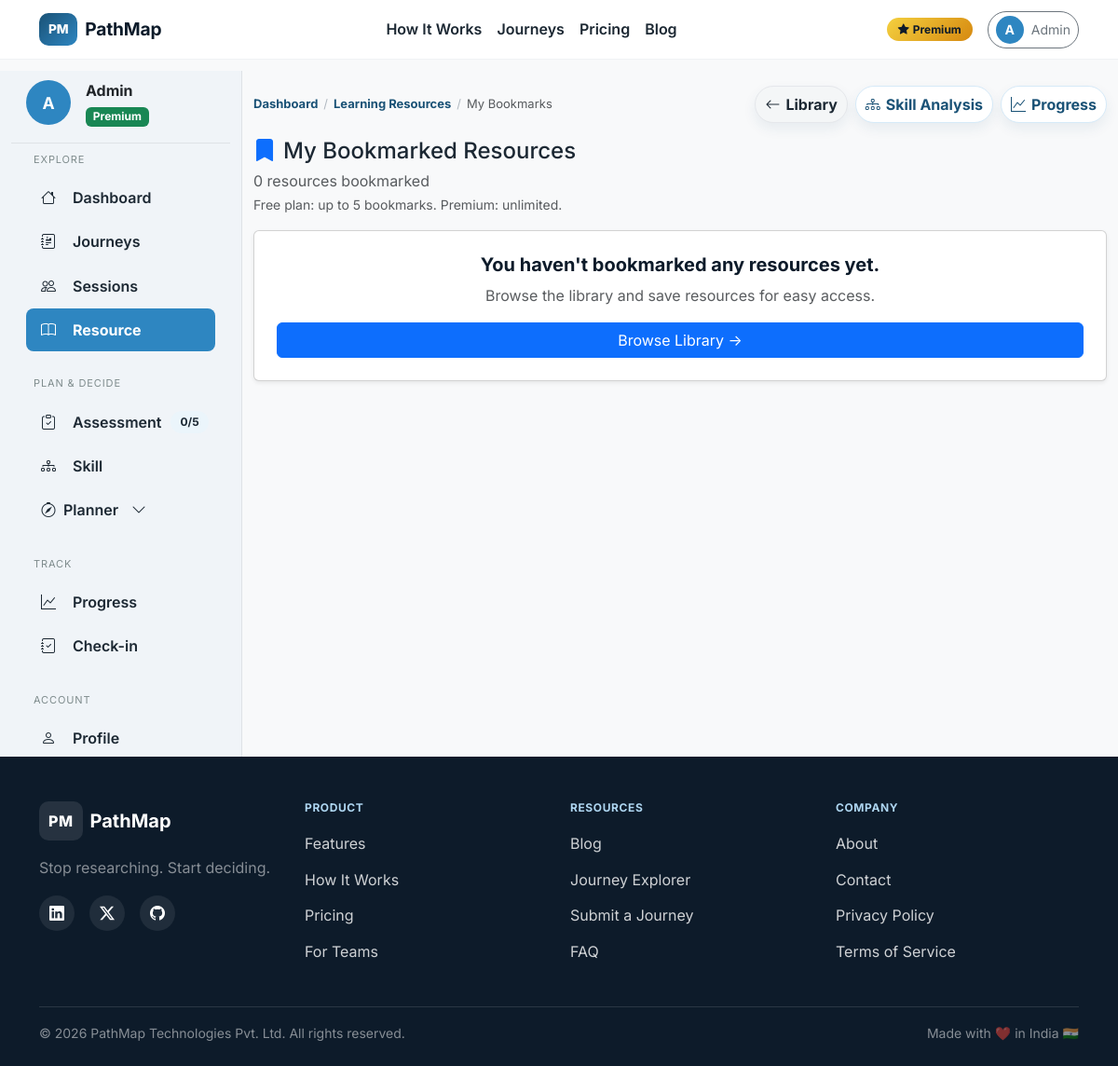
The page /resources/bookmarks (signed in) on the database its author committed.
### app/models/user.py (models this page shows, shortened)
class User(db.Model, UserMixin):
    __tablename__ = 'users'
    id = db.Column(db.Integer, primary_key=True)
    email = db.Column(db.String(255), unique=True, nullable=False, index=True)
    password_hash = db.Column(db.String(255), nullable=False)
    first_name = db.Column(db.String(100), nullable=True)
    created_at = db.Column(db.DateTime, default=datetime.utcnow, nullable=False)
    last_login = db.Column(db.DateTime, nullable=True)
    last_active = db.Column(db.DateTime, nullable=True)
    total_logins = db.Column(db.Integer, default=0, nullable=False)
    is_verified = db.Column(db.Boolean, default=False, nullable=False)
    is_premium = db.Column(db.Boolean, default=False, nullable=False)
    subscription_tier = db.Column(db.String(50), default='free', nullable=False)
    subscription_expires = db.Column(db.DateTime, nullable=True)
    razorpay_customer_id = db.Column(db.String(100), nullable=True)
    razorpay_subscription_id = db.Column(db.String(100), nullable=True)
    subscription_cancel_requested = db.Column(db.Boolean, default=False, nullable=False)
    onboarding_complete = db.Column(db.Boolean, default=False, nullable=False)
    current_role_id = db.Column(db.Integer, nullable=True)
    years_experience = db.Column(db.Integer, nullable=True)
    pivot_motivation = db.Column(db.String(300), nullable=True)
    profile_photo_url = db.Column(db.String(500), nullable=True)
    notification_preferences = db.Column(db.JSON, default=dict)
    is_admin = db.Column(db.Boolean, default=False, nullable=False)
    is_journey_provider = db.Column(db.Boolean, default=False, nullable=False)
    is_active = db.Column(db.Boolean, default=True, nullable=False)
    gdpr_deletion_requested = db.Column(db.Boolean, default=False, nullable=False)
    gdpr_deletion_requested_at = db.Column(db.DateTime, nullable=True)
    @property
    def display_name(self):
        if self.first_name:
            return self.first_name
        return self.email.split('@')[0].capitalize()

### app/routes/resources.py (the view)
@resources_bp.route('/bookmarks', methods=['GET'], endpoint='my_bookmarks')
@login_required
def my_bookmarks():
    bookmarks = (
        ResourceBookmark.query
        .options(joinedload(ResourceBookmark.resource).joinedload(LearningResource.skill))
        .filter_by(user_id=current_user.id)
        .order_by(ResourceBookmark.bookmarked_at.desc())
        .all()
    )
    return render_template('resources/bookmarks.html', bookmarks=bookmarks, is_premium=current_user.is_premium)

### app/templates/resources/bookmarks.html (shortened to what this page needs)
{% extends 'dashboard_base.html' %}
{% block breadcrumb %}
<nav class="breadcrumb-nav" aria-label="Breadcrumb">
  <a class="breadcrumb-link" href="{{ url_for('dashboard.main_dashboard') }}">Dashboard</a>
  <span class="breadcrumb-sep">/</span>
  <a class="breadcrumb-link" href="{{ url_for('resources.library') }}">Learning Resources</a>
  <span class="breadcrumb-sep">/</span>
  <span class="text-muted">My Bookmarks</span>
</nav>
{% endblock %}
{% block breadcrumb_actions %}
<div class="breadcrumb-actions">
  <a class="cta-chip secondary" href="{{ url_for('resources.library') }}"><i class="bi bi-arrow-left"></i> Library</a>
  <a class="cta-chip" href="{{ url_for('analysis.analysis_hub') }}"><i class="bi bi-diagram-3"></i> Skill Analysis</a>
  <a class="cta-chip" href="{{ url_for('progress.progress_dashboard') }}"><i class="bi bi-graph-up"></i> Progress</a>
</div>
{% endblock %}
{% block dashboard_content %}
<div class="d-flex align-items-center justify-content-between mb-3">
  <div>
    <h1 class="h4 mb-1"><i class="bi bi-bookmark-fill me-2 text-primary"></i>My Bookmarked Resources</h1>
    <div class="text-muted">{{ bookmarks|length }} resources bookmarked</div>
    <div class="text-muted small">Free plan: up to 5 bookmarks. Premium: unlimited.</div>
  </div>
</div>
{% if bookmarks %}
  <div class="list-group">
    {% for bookmark in bookmarks %}
      <div class="list-group-item d-flex align-items-start justify-content-between">
        <div>
          <div class="fw-bold">{{ bookmark.resource.title }}</div>
          <div class="text-muted small">{{ bookmark.resource.provider }} · {{ bookmark.resource.skill.name }}</div>
          <div class="d-flex flex-wrap gap-1 mt-2">
            <span class="badge text-dark format-badge {{ bookmark.resource.format|lower }}">{{ bookmark.resource.format|capitalize }}</span>
            <span class="badge text-dark cost-badge {% if bookmark.resource.cost_tier|lower == 'free' %}free{% elif bookmark.resource.cost_tier|lower == 'premium' %}premium-resource{% else %}low-cost{% endif %}">{{ bookmark.resource.cost_tier|capitalize }}</span>
            <span class="badge bg-light text-muted">~{{ bookmark.resource.estimated_hours }}h</span>
            <span class="text-muted small">Bookmarked {{ bookmark.bookmarked_at.strftime('%b %d, %Y') }}</span>
          </div>
        </div>
        <div class="d-flex flex-column gap-2 align-items-end">
          <a class="btn btn-sm btn-outline-primary" target="_blank" rel="noopener" href="{{ bookmark.resource.url }}">View Resource →</a>
          <button class="btn btn-sm btn-outline-danger resource-bookmark-btn" data-resource-id="{{ bookmark.resource.id }}">Remove</button>
        </div>
      </div>
    {% endfor %}
  </div>
{% else %}
  <div class="card p-4 text-center shadow-sm">
    <h5>You haven't bookmarked any resources yet.</h5>
    <p class="text-muted">Browse the library and save resources for easy access.</p>
    <a class="btn btn-primary" href="{{ url_for('resources.library') }}">Browse Library →</a>
  </div>
{% endif %}
{% endblock %}

### app/templates/dashboard_base.html (shortened to what this page needs)
{% extends 'base.html' %}
{% macro sidebar_content(assessment_progress, streak_count) %}
  {% set completed = 0 %}
  {% if assessment_progress %}
    {% set completed = assessment_progress.get('completed_count', assessment_progress.get('completed', assessment_progress.get('count', 0))) %}
  {% elif current_assessment_progress is defined %}
    {% set completed = current_assessment_progress %}
  {% endif %}
  {% set assessment_badge = '✓' if completed == 5 else completed|string ~ '/5' %}
  {% set endpoint = request.endpoint or '' %}
  {% set planner_active = endpoint.startswith('planner.') %}
  {% set progress_active = endpoint.startswith('progress.') %}
  {% set assessment_active = endpoint.startswith('assessment.') %}
  {% set analysis_active = endpoint.startswith('analysis.') %}
  {% set sessions_active = endpoint.startswith('sessions.') %}
  {% set journeys_active = endpoint.startswith('journeys.') %}
  {% set resources_active = endpoint.startswith('resources.') %}
  {% set profile_active = endpoint.startswith('profile.') %}
  {% set dashboard_active = endpoint == 'dashboard.main_dashboard' %}
  {% set streak_val = current_streak if current_streak is defined else streak_count %}
  <div class="d-flex align-items-center gap-3 px-3 pt-2 pb-3 sidebar-user-block">
    <div class="avatar-circle" style="width:48px;height:48px;font-size:1.1rem;">
      {{ (current_user.first_name or current_user.display_name)[0]|upper }}
    </div>
    <div>
      <div class="fw-bold text-dark">{{ current_user.first_name or current_user.display_name }}</div>
      <span class="badge {{ 'bg-success' if current_user.is_premium else 'bg-secondary' }}">{{ 'Premium' if current_user.is_premium else 'Free' }}</span>
    </div>
  </div>
  <div class="px-2">
    <div class="nav-section-label">Explore</div>
    <a class="nav-link sidebar-link {{ 'active' if dashboard_active else '' }}" href="{{ url_for('dashboard.main_dashboard') }}">
      <i class="bi bi-house me-2"></i> Dashboard
    </a>
    <a class="nav-link sidebar-link {{ 'active' if journeys_active else '' }}" href="{{ url_for('journeys.explorer') }}">
      <i class="bi bi-journal-richtext me-2"></i> Journeys
    </a>
    <a class="nav-link sidebar-link {{ 'active' if sessions_active else '' }}" href="{{ url_for('sessions.marketplace') }}">
      <i class="bi bi-people me-2"></i> Sessions
    </a>
    <a class="nav-link sidebar-link {{ 'active' if resources_active else '' }}" href="{{ url_for('resources.library') }}">
      <i class="bi bi-book me-2"></i> Resource
    </a>
  </div>
  <div class="px-2 mt-3">
    <div class="nav-section-label">Plan & Decide</div>
    <a class="nav-link sidebar-link {{ 'active' if assessment_active else '' }}" href="{{ url_for('assessment.assessment_hub') }}">
      <i class="bi bi-clipboard-check me-2"></i>
      Assessment
      <span class="sidebar-badge ms-auto">{{ assessment_badge }}</span>
    </a>
    <a class="nav-link sidebar-link {{ 'active' if analysis_active else '' }}" href="{{ url_for('analysis.analysis_hub') }}">
      <i class="bi bi-diagram-3 me-2"></i> Skill
    </a>
    <button class="nav-link sidebar-link nav-link-parent {{ 'active' if planner_active else '' }}" type="button" data-submenu-toggle="submenu-planner" aria-expanded="{{ 'true' if planner_active else 'false' }}" aria-controls="submenu-planner">
      <span class="d-flex align-items-center gap-2">
        <i class="bi bi-compass"></i> Planner
      </span>
      <i class="bi bi-chevron-down ms-1 submenu-caret"></i>
    </button>
  </div>
  <div class="px-2 mt-3">
    <div class="nav-section-label">Track</div>
    <a class="nav-link sidebar-link {{ 'active' if progress_active else '' }}" href="{{ url_for('progress.progress_dashboard') }}">
      <i class="bi bi-graph-up me-2"></i> Progress
    </a>
    <a class="nav-link sidebar-link {{ 'active' if endpoint == 'progress.checkin_form' else '' }}" href="{{ url_for('progress.checkin_form') }}">
      <i class="bi bi-journal-check me-2"></i> Check-in
    </a>
  </div>
  <div class="px-2 mt-3">
    <div class="nav-section-label">Account</div>
    <a class="nav-link sidebar-link {{ 'active' if profile_active and endpoint == 'profile.profile_page' else '' }}" href="{{ url_for('profile.profile_page') }}">
      <i class="bi bi-person me-2"></i> Profile
    </a>
  </div>
{% endmacro %}
{% block content %}
<div class="container-fluid">
  <div class="row dashboard-layout">
    <div class="col-lg-3 col-xl-2 d-none d-lg-flex flex-column sidebar-nav">
      {{ sidebar_content(assessment_progress if assessment_progress is defined else {}, streak_count if streak_count is defined else 0) }}
    </div>
    <div class="col-lg-9 col-xl-10 dashboard-main">
      <div class="d-flex align-items-center justify-content-between py-3 px-3 px-lg-0 breadcrumb-sticky" data-breadcrumb-bar>
        <div class="d-flex align-items-center gap-2 flex-wrap">
          <div class="breadcrumb-bar">
            {% block breadcrumb %}{% endblock %}
          </div>
        </div>
        {% block breadcrumb_actions %}{% endblock %}
      </div>
      <div class="px-3 px-lg-0 pb-5">
        {% block dashboard_content %}{% endblock %}
      </div>
    </div>
  </div>
</div>
{% endblock %}

### app/templates/components/navbar.html (shortened to what this page needs)
<nav class="navbar navbar-expand-lg navbar-light navbar-pathmap fixed-top">
  <div class="container-xl">
    <a class="navbar-brand d-flex align-items-center fw-bold" href="{{ url_for('main.index') }}">
      <span class="logo-mark me-2">PM</span>
      <span class="logo-text">PathMap</span>
    </a>
    <div class="collapse navbar-collapse" id="navbarMain">
      <ul class="navbar-nav mx-auto mb-2 mb-lg-0">
        <li class="nav-item">
          <a class="nav-link {% if request.endpoint == 'main.how_it_works' %}active{% endif %}" href="{{ url_for('main.how_it_works') }}">How It Works</a>
        </li>
        <li class="nav-item">
          <a class="nav-link {% if request.endpoint and request.endpoint.startswith('journeys.') %}active{% endif %}" href="{{ url_for('journeys.explorer') }}">Journeys</a>
        </li>
        <li class="nav-item">
          <a class="nav-link {% if request.endpoint == 'main.pricing' %}active{% endif %}" href="{{ url_for('main.pricing') }}">Pricing</a>
        </li>
        <li class="nav-item">
          <a class="nav-link {% if request.endpoint and 'blog' in request.endpoint %}active{% endif %}" href="{{ url_for('main.blog_index') }}">Blog</a>
        </li>
      </ul>
      <div class="d-flex align-items-center gap-3">
        {% if current_user.is_authenticated %}
          {% if current_user.is_premium %}
            <span class="badge premium-pill"><i class="bi bi-star-fill me-1"></i>Premium</span>
          {% endif %}
          <div class="dropdown">
            <button class="btn btn-outline-secondary btn-sm rounded-pill d-flex align-items-center gap-2" type="button" data-bs-toggle="dropdown" aria-expanded="false">
              <span class="avatar-circle">{{ current_user.display_name[0].upper() }}</span>
              {{ current_user.display_name }}
            </button>
          </div>
        {% else %}
          <a class="nav-link login-link" href="{{ url_for('auth.login') }}">Log In</a>
          <a class="btn btn-pathmap-primary px-4" href="{{ url_for('auth.signup') }}">Get Started Free</a>
        {% endif %}
      </div>
    </div>
  </div>
</nav>
<div class="navbar-offset"></div>

### rows shown on the page
User: first_name "A", display_name "Admin", first_name "Admin", is_premium "Premium"

### other values the page prints
{{ assessment_badge }} "0/5"
{{ bookmarks|length }} "0"
